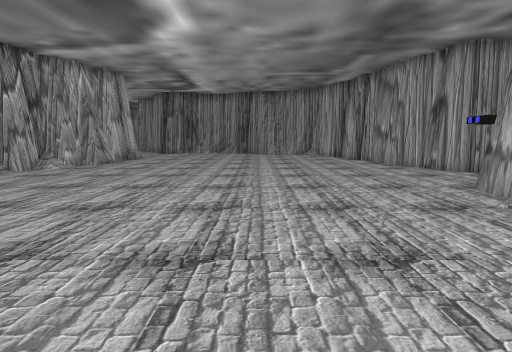
View 1 (above)

16 first-person views from a walk through a scene from a Unity 3-D project. The camera is 1.2 m above the floor, tilts 8° down and sees 85° across. The floor is counted in squares, 1 m on a side. Each view is taken from the middle of a square. On the plan, view 1 faces up. The plan holds only what a view shows up to about 13 squares ahead; the rest is blank. The place goes on beyond the plan. The player is left out.

View 2
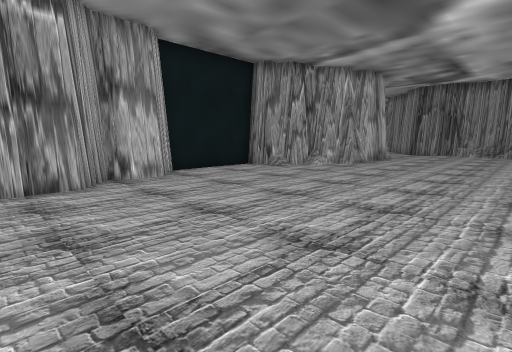

View 3
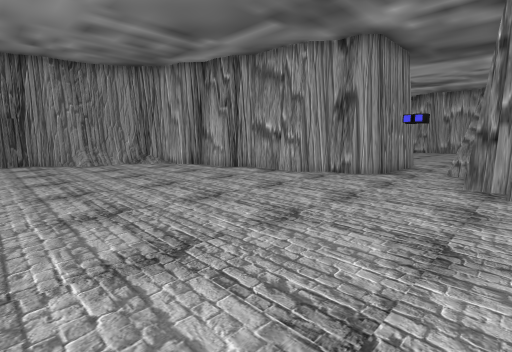

View 4
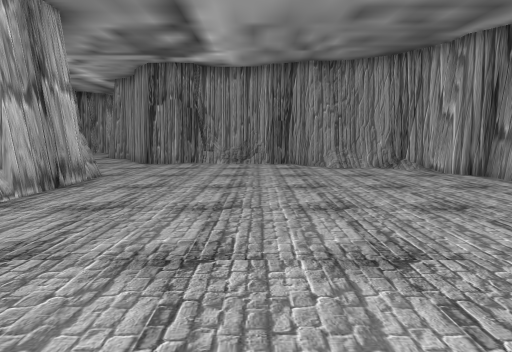

View 5
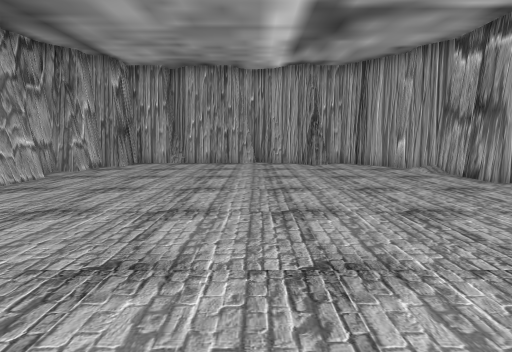

View 6
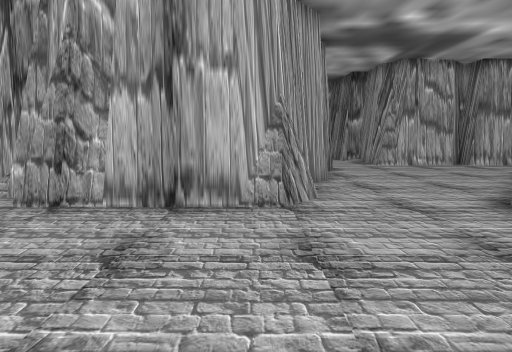

View 7
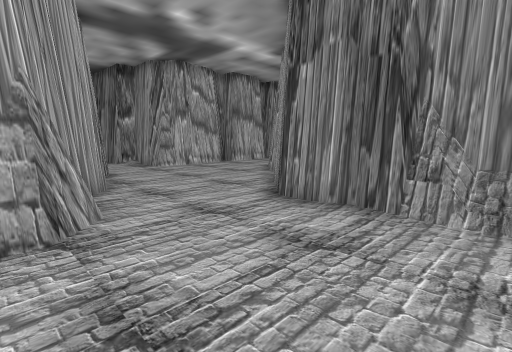

View 8
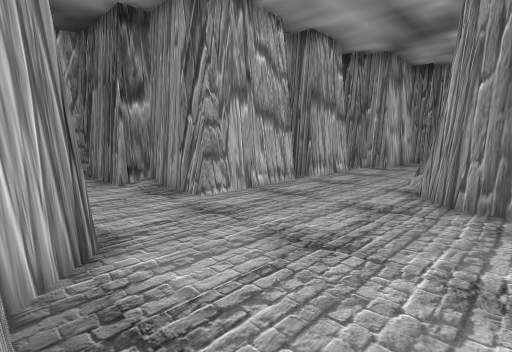

View 9
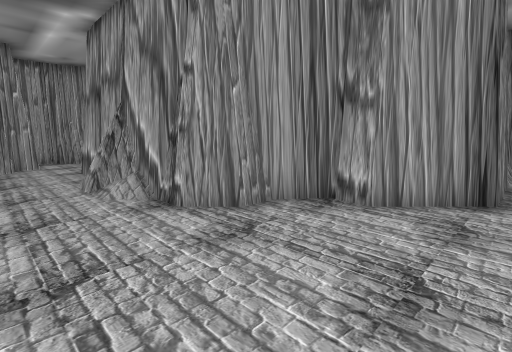

View 10
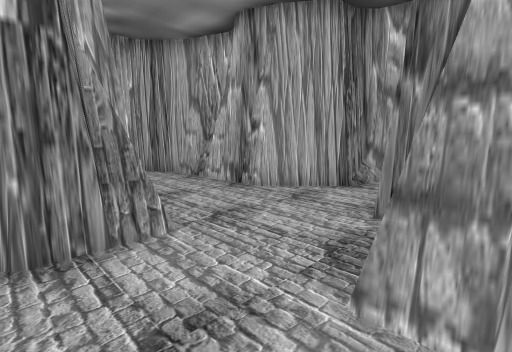

View 11
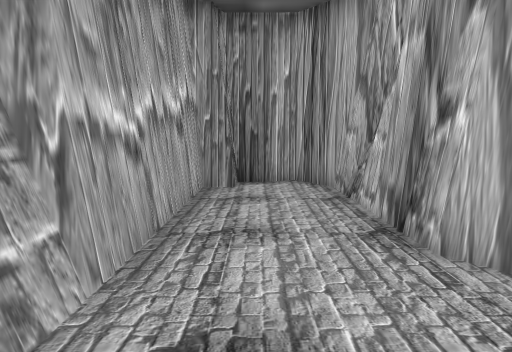

View 12
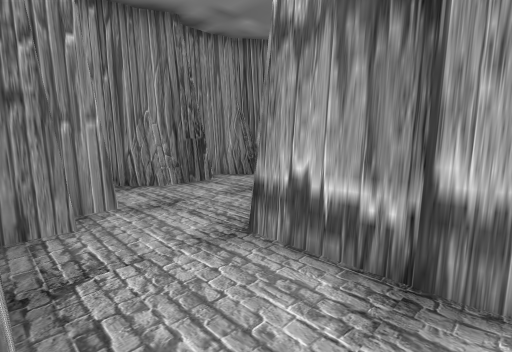

View 13
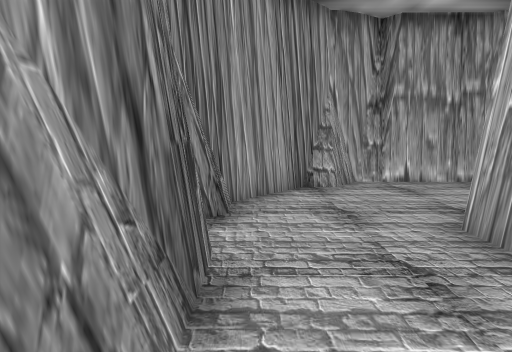

View 14
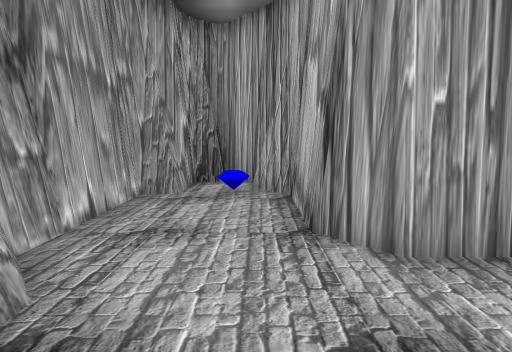

View 15
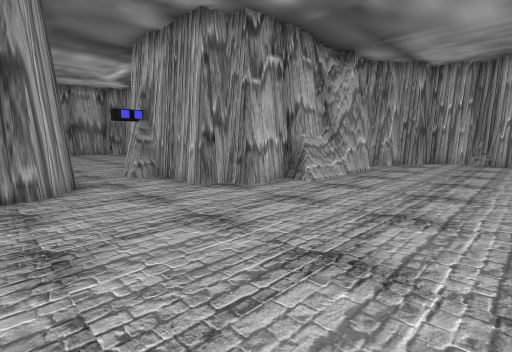

View 16
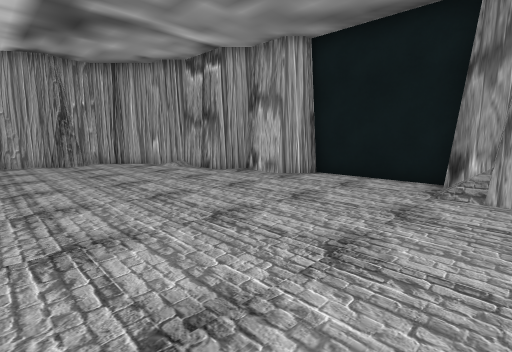

### Floor plan
Key: @ floor where view 1 was taken; # wall or solid block; . floor; / step, stairs or slope; = window, fence, low wall or low ledge.
Columns run from 19 left of view 1 to 9 right of it. Each row starts with its distance up from view 1.
 35         #######
 34         ......##
 33       ##.......#
 32       #........##
 31       #..####...#
 30       #..#  #...#
 29      ##..#  #...#
 28      #...#  #..##
 27      #..##  ##.#
 26      #..##   ###
 25      #...#
 24      #...###
 23      #.....#
 22     ##.....##
 21 ######......########
 20 #..................####
 19 #.....##............//##
 18 ##...#####.............##
 17  ##..##  ####...........#
 16   #..#      #...........#
 15   #..#      #...........##
 14   #..#      #............#
 13   #..#      #............#
 12   ####     ##............##
 11            #..............#
 10           ##..............###
  9          ##...............#==
  8          #................###
  7          #...............####
  6          #..............##
  5          #..............#
  4          ##............##
  3           #............=#
  2           #............=#
  1           ##...........##
  0           ##.......@....#
 -1            #...........##
 -2            #...........##
 -3            ##..........#
 -4             ############

Positions as (right, up) in squares from view 1, and headings:
1: (0, 0), facing up
2: (-1, 0), facing up-left
3: (-2, 6), facing up-right
4: (-2, 8), facing up
5: (-2, 9), facing down
6: (-2, 16), facing left
7: (-3, 16), facing up-left
8: (-9, 18), facing up-left
9: (-13, 20), facing up-right
10: (-12, 22), facing down-left
11: (-15, 20), facing down
12: (-13, 28), facing up-right
13: (-11, 34), facing right
14: (-6, 34), facing down
15: (0, 11), facing down-right
16: (-2, 10), facing down-left
